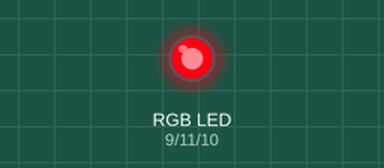
Bench run of a sketch on a simulated Arduino Uno, built with avr-gcc and run on an emulated ATmega328P. Shown: an RGB LED mixed from three pins (HIGH = lit).

Above: at 0.05 s.
At 0.5 s:
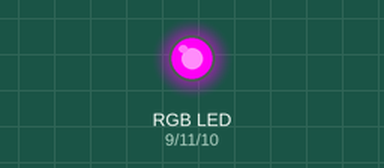
At 1.0 s:
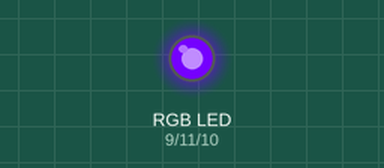
At 2.0 s:
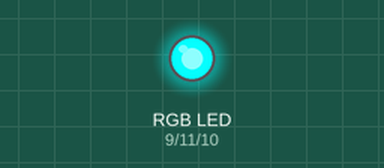
At 2.95 s:
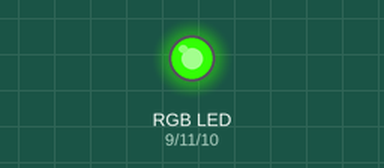
At 3.95 s:
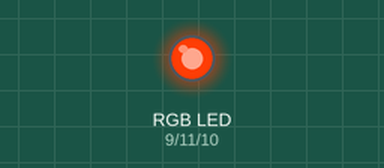
Timing chart, 0 to 5.5 s (numbered marks = the images above):
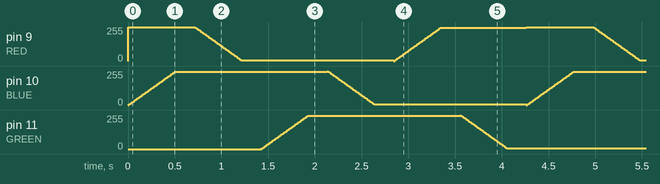

The sketch:

7a.ino
```cpp
#define RED 9
#define GREEN 11
#define BLUE 10

int speed = 5; // Скорость, с которой будет нарастать яркость

void setup()
{
  pinMode(RED, OUTPUT);
  pinMode(GREEN, OUTPUT);
  pinMode(BLUE, OUTPUT);
}

// Процедура для плавного перелива. Указываем с какого значения до какого
//  увеличивать (или уменьшать) значение на 1.
void smooth(int pin, int from, int to) {
  // Будем изменять переменную from до тех пор, пока она не станет равной переменной to
  // Сделаем копию переменной from, назовем ее c и будем работать с ней
  int c = from;
  // У нас два варианта, бежим по нарастающей от 0 до 255
  if (from < to) {
    while (c < to) {
      analogWrite(pin, c);
      c += speed;
      delay(10);
    }
  // Или бежим по убывающей от 255 до 0
  } else {
    while (c > to) {
      analogWrite(pin, c);
      c -= speed;
      delay(10);
    }
  }
  // Ждем секунду для закрепления цвета
  delay(1000 / speed);
}

void loop()
{
  analogWrite(RED, 255); // Красный (включим для первого запуска)
  smooth(BLUE, 0, 255);  // Фуксия (пурпурный) (R+B)
  smooth(RED, 255, 0);   // Синий (B)
  smooth(GREEN, 0, 255); // Сине-зеленый (G+B)
  smooth(BLUE, 255, 0);  // Зеленый (G)
  smooth(RED, 0, 255);   // Желтый (R+G)
  smooth(GREEN, 255, 0); // Красный (R)
}
```
